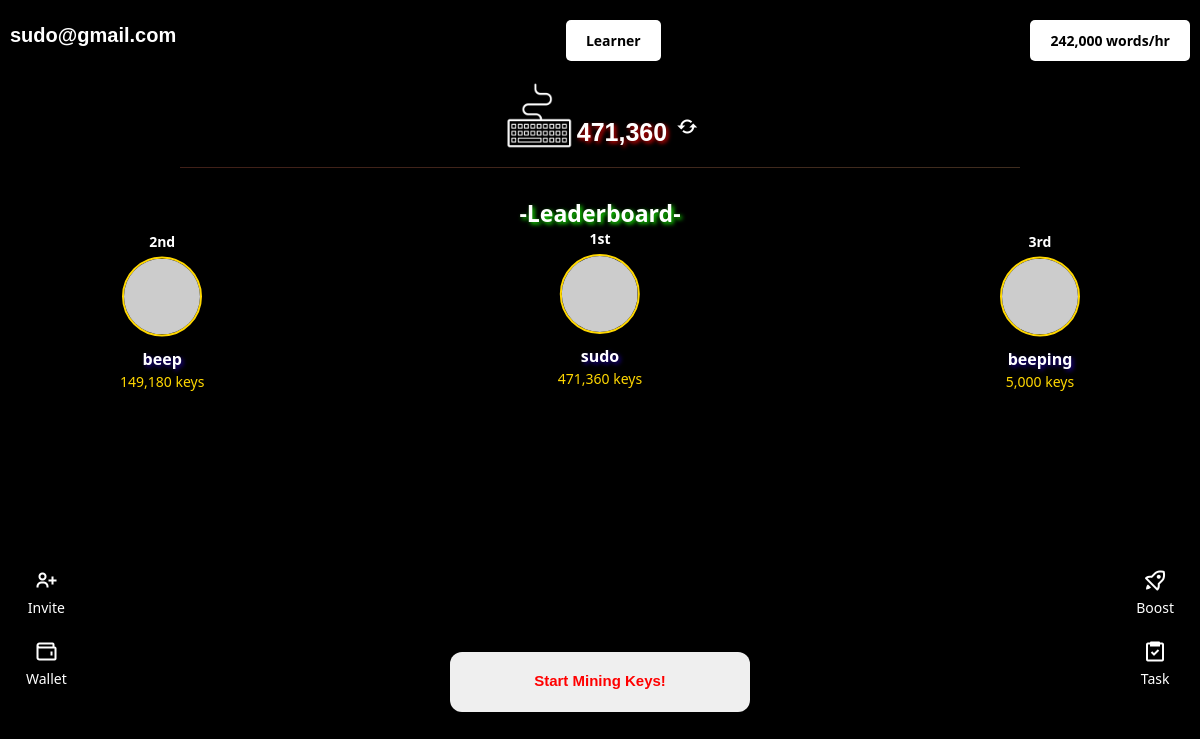
The app's page / (signed in) with its own data.
### Cgame/models.py (models this page shows, shortened)
class CustomUser(AbstractBaseUser, PermissionsMixin):
    username = models.CharField(max_length=150, unique=True)
    email = models.EmailField(unique=True)
    is_active = models.BooleanField(default=False)  # Set to True after email verification
    is_admin = models.BooleanField(default=False)
    is_superuser = models.BooleanField(default=False)
    is_staff = models.BooleanField(default=False)
    USERNAME_FIELD = 'email'
    REQUIRED_FIELDS = ['username']  # Fields required for creating a superuser
    objects = CustomUserManager()
    def __str__(self):
        return self.email

class Mining(models.Model):
    user = models.OneToOneField('CustomUser', on_delete=models.CASCADE, related_name="mining")
    speed = models.PositiveIntegerField(default=3000, blank=True, null=True)  # Default mining speed

class Counter(models.Model):
    user = models.OneToOneField('CustomUser', on_delete=models.CASCADE, related_name="counter")
    value = models.PositiveBigIntegerField(default=0)

### Cgame/views.py (the view)
# urls.py: path('',views.home, name='home'),
@login_required
def home(request):
    mining_speed = request.user.mining.speed
    counter = request.user.counter
    user_balance = request.user.counter.value
    level = "Learner"
    if user_balance > 15000000:
        level = "newbie"
    if user_balance >= 24000000 :
        level = "Amature"
    if user_balance >= 100000000:
        level = "Pro"
    if user_balance >= 500000000:
        level = "Elite"
    players = Counter.objects.all().order_by('-value')[:3]  # Get top 10
    leaderboard = []
    if len(players) > 0:
        leaderboard.append({
            'rank': 1,
            'username': players[0].user.username,
            'balance': players[0].value
        })
    if len(players) > 1:
        leaderboard.append({
            'rank': 2,
            'username': players[1].user.username,
            'balance': players[1].value
        })
    if len(players) > 2:
        leaderboard.append({
            'rank': 3,
            'username': players[2].user.username,
            'balance': players[2].value
        })
    return render(request, 'pain.html', {'counter': counter,'mining_speed': mining_speed, 'level':level, 'leaderboard': leaderboard})

### Cgame/templates/pain.html (shortened to what this page needs)
{% load static %}
{% load humanize %}
<!DOCTYPE html>
<html lang="en">
<head>
    <link href="{% static 'css/bootstrap.min.css' %}" rel="stylesheet">
    <link rel="stylesheet" href="{% static 'css/boxicons.min.css' %}">
    <link rel="stylesheet" href="{% static 'css/pain.css' %}">
    <link rel="stylesheet" href="{% static 'css/popup.css' %}">
</head>
<body>
    <div class="app-container" id="app">
        <div class="top-row">
            <span class="username" style="font-family: arial;">{{request.user}}</span>
            <button class="top-button-2">{{level}}</button>
            <button class="top-button">{{request.user.mining.speed | intcomma}} words/hr</i></button>
        </div>
            <div class="counter-container">
              <img src="{% static 'images/header.png'%}" width="100" height="100" alt="Key Image">
              <span id="counter-value" class="balance">{{ counter.value | intcomma}}  </span>
              <button id="refresh-balance" class="refresh"></button>
            </div>
    <p class="leaderboard-text">-Leaderboard-</p>
    <div class="leaderboard-container">
        <div class="participant first-place" style="left: 50%;">
            <div class="rank">1st</div>
            <img src="https://via.placeholder.com/80" alt="First Place">
            <div class="name">{{ leaderboard.0.username }}</div>
            <div class="score">{{ leaderboard.0.balance|intcomma }} keys</div>
        </div>
        <div class="participant second-place">
            <div class="rank">2nd</div>
            <img src="https://via.placeholder.com/80" alt="Second Place">
            <div class="name">{{ leaderboard.1.username }}</div>
            <div class="score">{{ leaderboard.1.balance|intcomma }} keys</div>
        </div>
        <div class="participant third-place">
            <div class="rank">3rd</div>
            <img src="https://via.placeholder.com/80" alt="Third Place">
            <div class="name">{{ leaderboard.2.username }}</div>
            <div class="score">{{ leaderboard.2.balance|intcomma }} keys</div>
        </div>
    </div>
        <div class="avatar-lists">
    <div class="avatar-list avatar-list-left">
        <button>
            <a href="#"><i class="bx bx-user-plus"></i></a>
            <span>Invite</span>
        </button>
        <button>
            <a href="wallet" class='ajax-link'><i class="bx bx-wallet"></i></a>
            <span>Wallet</span>
        </button>
    </div>
    <div class="avatar-list avatar-list-right">
        <button>
            <a href="boost/"><i class="bx bx-rocket"></i></a>
            <span>Boost</span>
        </button>
        <button>
            <a href="task"><i class="bx bx-task"></i></a>
            <span>Task</span>
        </button>
    </div>
</div>
         <div class="typing-box">
            <form id="counter-form" method="post" action="{% url 'increment_counter' %}">
                <button id="mine-btn-js" class="mine-btn">Start Mining Keys!</button>
            </form>
        </div>
    </div>
</body>
</html>

### static/css/pain.css (style rules this page uses)
a { text-decoration: none; font-weight: bold; color: white; font-size: 16px; }
.balance { text-align: center; font-weight: bolder; font-size: 30px; font-family: Verdana, Geneva, Tahoma, sans-serif; }
body { background-color:black; color: white; margin: 0; padding: 0; overflow: hidden; }
.app-container { height: 100vh; display: flex; flex-direction: column; }
.typing-box { height: 10%; border-radius: 10px; color: white; text-align: center; display: flex; align-items: center; justify-content: center; margin: 10px 15px; }
.bx { font-size: 24px; }
.username { font-size: 20px; font-weight: bold; color: white; }
.top-button { padding: 10px 20px; font-size: 14px; background-color:rgb(255, 255, 255); color: rgb(0, 0, 0); font-weight: bold; border: none; border-radius: 5px; cursor: pointer; display:inline-block; }
.top-button-2 { padding: 10px 20px; font-size: 14px; background-color:rgb(255, 255, 255); color: rgb(0, 0, 0); border: none; border-radius: 5px; cursor: pointer; font-weight: bold; margin-right:-20px; }
.mine-btn { width: 300px; height: 60px; margin-bottom: 120px; margin-top: -80px; border-style: none; font-size: 100%; color:rgb(255, 0, 0); border-radius: 12px; position: relative; font-size:15px; font-weight: bold; font-family:'Trebuchet MS', 'Lucida Sans Unicode', 'Lucida Grande', 'Lucida Sans', Arial, sans-serif; }
.refresh { display: flex; align-items: center; justify-content: center; background-color: #4CAF50; color: white; border: none; border-radius: 50%; width: 40px; height: 40px; font-size: 1.2rem; cursor: pointer; transition: background-color 0.3s ease; }
.counter-container { height:5%; display: flex; align-items: center; justify-content: center; margin-top:36px; }
.counter-container img { width: 100px; height: 100px; margin-right: -16px; }
.counter-container span { margin-top:10px; font-size: 25px; line-height: 100px; color:white; text-shadow: 2px 2px 4px rgba(230, 5, 5, 0.932); }
.top-row { display: flex; justify-content: space-between; width: 100%; padding: 10px; box-sizing: border-box; margin-top:10px; }
.avatar-lists { display: flex; justify-content: space-between; align-items: center; position: relative; margin: 10px; }
.avatar-list { display: flex; flex-direction: column; gap: 20px; }
.avatar-list button { background: none; border: none; color: white; display: flex; flex-direction: column; align-items: center; justify-content: center; font-size: 14px; }
.avatar-list-left { margin-left: 10px; }
.avatar-list-right { margin-right: 10px; }
.avatar-list button { color: white; background: none; border: none; display: flex; flex-direction: column; align-items: center; justify-content: center; }
.leaderboard-text { text-align: center; font-size:23px; font-weight:bold; margin-top:8px; text-shadow: 2px 2px 4px rgba(23, 255, 2, 0.932); }
.leaderboard-container { height: 100%; display: flex; flex-direction: column; align-items: center; justify-content: center; position: relative; margin-top: -100px; }
.participant { position: absolute; display: flex; flex-direction: column; align-items: center; }
.participant img { width: 80px; height: 80px; border-radius: 50%; border: 2px solid #FFD700; margin-bottom: 10px; }
.participant .rank { font-size: 14px; font-weight: bold; margin-bottom: 5px; text-shadow: 2px 2px 4px rgba(0, 0, 0, 0.932); }
.participant .name { font-size: 16px; font-weight: bold; text-shadow: 2px 2px 4px rgba(29, 0, 156, 0.932); }
.participant .score { font-size: 14px; color: #FFD700; }
.first-place { top: 20%; transform: translateX(-50%); }
.second-place { top: 40%; left: 10%; transform: translateY(-50%); }
.third-place { top: 40%; right: 10%; transform: translateY(-50%); }
.refresh { border-style: none; background-color: transparent; }

### records on screen
CustomUser: user "sudo@gmail.com", user.mining.speed "242,000", username "sudo"
Counter: value "471,360"
CustomUser: username "beep"
CustomUser: username "beeping"

### other values on screen
{{ level }} "Learner"
{{ leaderboard.0.balance|intcomma }} "471,360"
{{ leaderboard.1.balance|intcomma }} "149,180"
{{ leaderboard.2.balance|intcomma }} "5,000"
